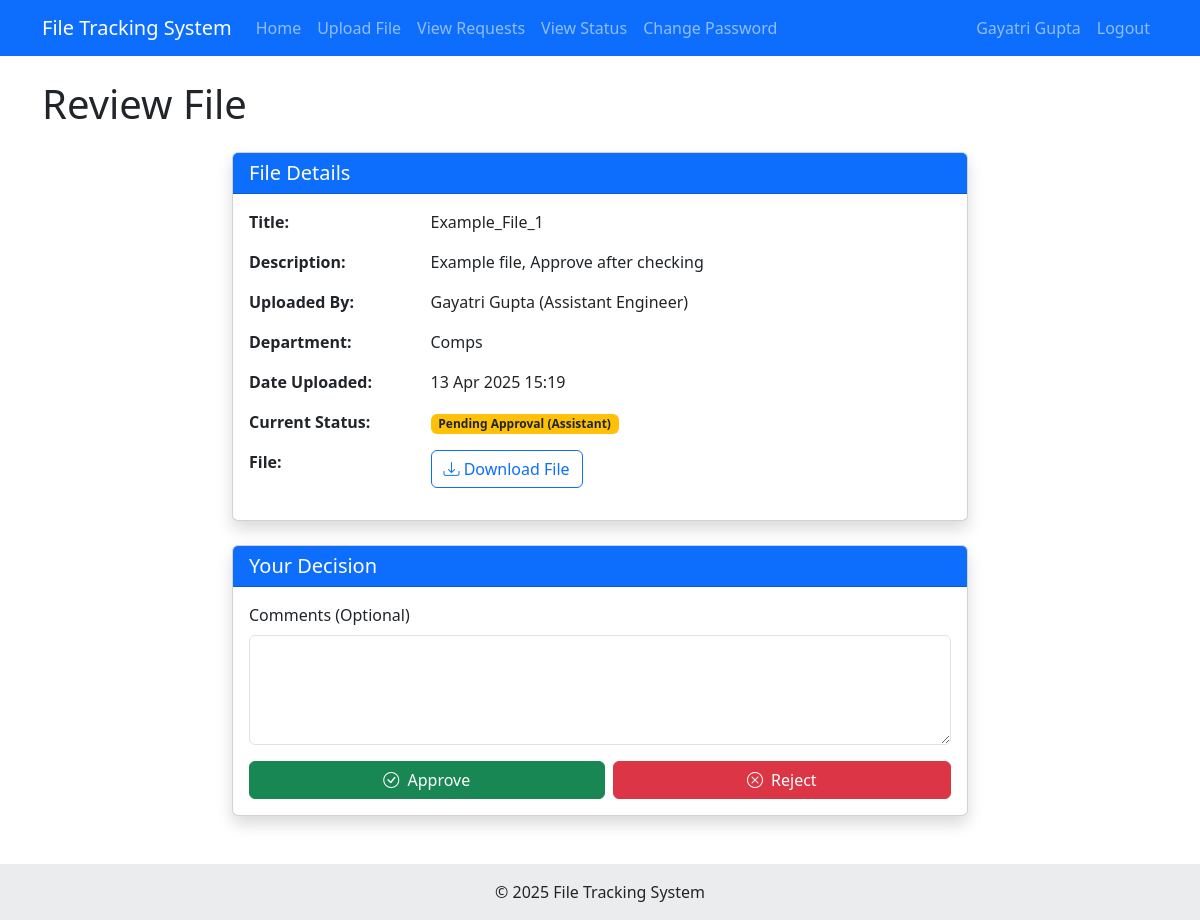
/employee/file/8/review/ (signed in), run on the app's committed database.
### app/models.py (models this page shows, shortened)
class File(models.Model):
    STATUS_CHOICES = (
        ('pending_assistant', 'Pending Approval (Assistant)'),
        ('pending_deputy', 'Pending Approval (Deputy)'),
        ('pending_executive', 'Pending Approval (Executive)'),
        ('approved', 'Approved'),
        ('rejected', 'Rejected'),
    )
    title = models.CharField(max_length=200)
    description = models.TextField()
    file_upload = models.FileField(upload_to='files/')
    uploaded_by = models.ForeignKey(User, on_delete=models.CASCADE, related_name='uploaded_files')
    status = models.CharField(max_length=20, choices=STATUS_CHOICES, default='pending_assistant')
    current_reviewer = models.ForeignKey(User, on_delete=models.SET_NULL, null=True, blank=True, related_name='files_to_review')
    date_uploaded = models.DateTimeField(default=timezone.now)

class EmployeeProfile(models.Model):
    GENDER_CHOICES = (
        ('M', 'Male'),
        ('F', 'Female'),
        ('O', 'Other'),
    )
    DESIGNATION_CHOICES = (
        ('assistant', 'Assistant Engineer'),
        ('deputy', 'Deputy Engineer'),
        ('executive', 'Executive Engineer'),
    )
    user = models.OneToOneField(User, on_delete=models.CASCADE, related_name='profile')
    gender = models.CharField(max_length=1, choices=GENDER_CHOICES)
    dob = models.DateField()
    designation = models.CharField(max_length=20, choices=DESIGNATION_CHOICES)
    department = models.CharField(max_length=100)
    mobile = models.CharField(max_length=15)

### app/views.py (the view, shortened to what this page needs)
# urls.py: path('employee/file/<int:file_id>/review/', views.approve_reject_file, name='approve_reject_file'),
@login_required
def approve_reject_file(request, file_id):
    file = get_object_or_404(File, id=file_id)
    return render(request, 'employee/approve_reject.html', {'file': file})

### templates/employee/approve_reject.html (shortened to what this page needs)
{% extends 'employee/employee_base.html' %}
{% block content %}
<div class="row">
    <div class="col-12">
        <h1 class="mb-4">Review File</h1>
    </div>
</div>
<div class="row">
    <div class="col-md-8 mx-auto">
        <div class="card shadow mb-4">
            <div class="card-header bg-primary text-white">
                <h5 class="mb-0">File Details</h5>
            </div>
            <div class="card-body">
                <div class="row mb-3">
                    <div class="col-md-3 fw-bold">Title:</div>
                    <div class="col-md-9">{{ file.title }}</div>
                </div>
                <div class="row mb-3">
                    <div class="col-md-3 fw-bold">Description:</div>
                    <div class="col-md-9">{{ file.description }}</div>
                </div>
                <div class="row mb-3">
                    <div class="col-md-3 fw-bold">Uploaded By:</div>
                    <div class="col-md-9">{{ file.uploaded_by.get_full_name }} ({{ file.uploaded_by.profile.get_designation_display }})</div>
                </div>
                <div class="row mb-3">
                    <div class="col-md-3 fw-bold">Department:</div>
                    <div class="col-md-9">{{ file.uploaded_by.profile.department }}</div>
                </div>
                <div class="row mb-3">
                    <div class="col-md-3 fw-bold">Date Uploaded:</div>
                    <div class="col-md-9">{{ file.date_uploaded|date:"d M Y H:i" }}</div>
                </div>
                <div class="row mb-3">
                    <div class="col-md-3 fw-bold">Current Status:</div>
                    <div class="col-md-9">
                        <span class="badge bg-warning text-dark">{{ file.get_status_display }}</span>
                    </div>
                </div>
                <div class="row mb-3">
                    <div class="col-md-3 fw-bold">File:</div>
                    <div class="col-md-9">
                        <a href="{{ file.file_upload.url }}" target="_blank" class="btn btn-outline-primary">
                            <i class="bi bi-download"></i> Download File
                        </a>
                    </div>
                </div>
            </div>
        </div>
        <div class="card shadow">
            <div class="card-header bg-primary text-white">
                <h5 class="mb-0">Your Decision</h5>
            </div>
            <div class="card-body">
                <form method="post">
                    <div class="mb-3">
                        <label for="id_comments" class="form-label">Comments (Optional)</label>
                        <textarea name="comments" id="id_comments" rows="4" class="form-control"></textarea>
                    </div>
                    <div class="d-flex gap-2">
                        <button type="submit" name="action" value="approve" class="btn btn-success flex-grow-1">
                            <i class="bi bi-check-circle me-1"></i> Approve
                        </button>
                        <button type="submit" name="action" value="reject" class="btn btn-danger flex-grow-1">
                            <i class="bi bi-x-circle me-1"></i> Reject
                        </button>
                    </div>
                </form>
            </div>
        </div>
    </div>
</div>
{% endblock %}

### templates/employee/employee_base.html (shortened to what this page needs)
{% extends 'base.html' %}
{% block navbar %}
<nav class="navbar navbar-expand-lg navbar-dark bg-primary">
    <div class="container">
        <a class="navbar-brand" href="{% url 'employee_dashboard' %}">File Tracking System</a>
        <div class="collapse navbar-collapse" id="navbarNav">
            <ul class="navbar-nav me-auto">
                <li class="nav-item">
                    <a class="nav-link {% if request.path == '/employee/dashboard/' %}active{% endif %}" href="{% url 'employee_dashboard' %}">Home</a>
                </li>
                <li class="nav-item">
                    <a class="nav-link {% if request.path == '/employee/upload-file/' %}active{% endif %}" href="{% url 'upload_file' %}">Upload File</a>
                </li>
                <li class="nav-item">
                    <a class="nav-link {% if request.path == '/employee/view-requests/' %}active{% endif %}" href="{% url 'view_requests' %}">View Requests</a>
                </li>
                <li class="nav-item">
                    <a class="nav-link {% if request.path == '/employee/view-status/' %}active{% endif %}" href="{% url 'view_status' %}">View Status</a>
                </li>
                <li class="nav-item">
                    <a class="nav-link {% if request.path == '/employee/change-password/' %}active{% endif %}" href="{% url 'change_password' %}">Change Password</a>
                </li>
            </ul>
            <ul class="navbar-nav">
                <li class="nav-item">
                    <span class="nav-link">{{ request.user.get_full_name }}</span>
                </li>
                <li class="nav-item">
                    <a class="nav-link" href="{% url 'logout' %}">Logout</a>
                </li>
            </ul>
        </div>
    </div>
</nav>
{% endblock %}

### data on the page
File: title "Example_File_1", description "Example file, Approve after checking", uploaded_by.get_full_name "Gayatri Gupta", uploaded_by.profile.designation "Assistant Engineer", uploaded_by.profile.department "Comps", date_uploaded "13 Apr 2025 15:19", status "Pending Approval (Assistant)"

### other printed values
{{ request.user.get_full_name }} "Gayatri Gupta"
